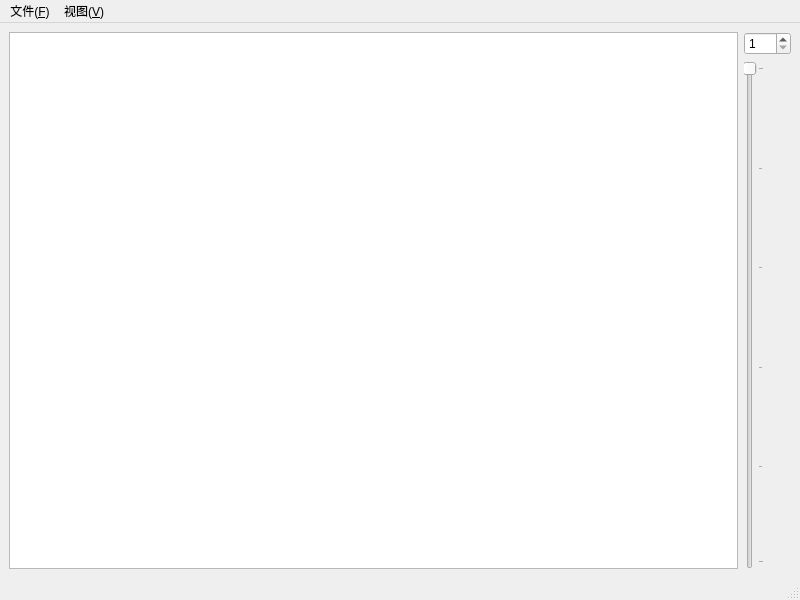
<?xml version="1.0" encoding="UTF-8"?>
<ui version="4.0">
 <class>MainWindow</class>
 <widget class="QMainWindow" name="MainWindow">
  <property name="geometry">
   <rect>
    <x>0</x>
    <y>0</y>
    <width>800</width>
    <height>600</height>
   </rect>
  </property>
  <property name="windowTitle">
   <string>肺癌转移识别系统</string>
  </property>
  <widget class="QWidget" name="centralwidget">
   <layout class="QHBoxLayout" name="horizontalLayout">
    <item>
     <widget class="QGraphicsView" name="imageView"/>
    </item>
    <item>
     <layout class="QVBoxLayout" name="verticalLayout">
      <item>
       <widget class="QSpinBox" name="imageSpinBox">
        <property name="minimum">
         <number>1</number>
        </property>
        <property name="maximum">
         <number>100</number>
        </property>
       </widget>
      </item>
      <item>
       <widget class="QSlider" name="imageSlider">
        <property name="minimum">
         <number>1</number>
        </property>
        <property name="maximum">
         <number>100</number>
        </property>
        <property name="singleStep">
         <number>5</number>
        </property>
        <property name="orientation">
         <enum>Qt::Vertical</enum>
        </property>
        <property name="invertedAppearance">
         <bool>true</bool>
        </property>
        <property name="tickPosition">
         <enum>QSlider::TicksBelow</enum>
        </property>
        <property name="tickInterval">
         <number>20</number>
        </property>
       </widget>
      </item>
     </layout>
    </item>
   </layout>
  </widget>
  <widget class="QMenuBar" name="menubar">
   <property name="geometry">
    <rect>
     <x>0</x>
     <y>0</y>
     <width>800</width>
     <height>36</height>
    </rect>
   </property>
   <widget class="QMenu" name="menu_F">
    <property name="title">
     <string>文件(&amp;F)</string>
    </property>
    <addaction name="openAction"/>
    <addaction name="labelAction"/>
    <addaction name="separator"/>
    <addaction name="exitAction"/>
   </widget>
   <widget class="QMenu" name="menu_V">
    <property name="title">
     <string>视图(&amp;V)</string>
    </property>
    <addaction name="setWindowAction"/>
    <addaction name="triggerLungSeg"/>
    <addaction name="predictAction"/>
   </widget>
   <addaction name="menu_F"/>
   <addaction name="menu_V"/>
  </widget>
  <widget class="QStatusBar" name="statusBar"/>
  <action name="openAction">
   <property name="icon">
    <iconset theme="document-open">
     <normaloff>.</normaloff>.</iconset>
   </property>
   <property name="text">
    <string>打开DICOM(&amp;O)</string>
   </property>
   <property name="statusTip">
    <string>选择文件夹，加载其中的DICOM序列</string>
   </property>
  </action>
  <action name="labelAction">
   <property name="icon">
    <iconset theme="document-open">
     <normaloff>.</normaloff>.</iconset>
   </property>
   <property name="text">
    <string>打开标签文件(&amp;L)</string>
   </property>
   <property name="statusTip">
    <string>打开对应的标签文件</string>
   </property>
  </action>
  <action name="exitAction">
   <property name="icon">
    <iconset theme="application-exit">
     <normaloff>.</normaloff>.</iconset>
   </property>
   <property name="text">
    <string>退出(&amp;Q)</string>
   </property>
   <property name="statusTip">
    <string>退出程序</string>
   </property>
  </action>
  <action name="setWindowAction">
   <property name="icon">
    <iconset theme="view-refresh">
     <normaloff>.</normaloff>.</iconset>
   </property>
   <property name="text">
    <string>设置窗位与窗宽(&amp;W)</string>
   </property>
   <property name="statusTip">
    <string>设置窗位与窗宽值，并重新处理图像</string>
   </property>
  </action>
  <action name="triggerLungSeg">
   <property name="checkable">
    <bool>true</bool>
   </property>
   <property name="text">
    <string>提取肺实质</string>
   </property>
  </action>
  <action name="predictAction">
   <property name="text">
    <string>选取区域并识别</string>
   </property>
  </action>
 </widget>
 <resources/>
 <connections>
  <connection>
   <sender>exitAction</sender>
   <signal>triggered()</signal>
   <receiver>MainWindow</receiver>
   <slot>close()</slot>
   <hints>
    <hint type="sourcelabel">
     <x>-1</x>
     <y>-1</y>
    </hint>
    <hint type="destinationlabel">
     <x>399</x>
     <y>299</y>
    </hint>
   </hints>
  </connection>
  <connection>
   <sender>labelAction</sender>
   <signal>triggered()</signal>
   <receiver>MainWindow</receiver>
   <slot>on_openLabel()</slot>
   <hints>
    <hint type="sourcelabel">
     <x>-1</x>
     <y>-1</y>
    </hint>
    <hint type="destinationlabel">
     <x>399</x>
     <y>299</y>
    </hint>
   </hints>
  </connection>
  <connection>
   <sender>setWindowAction</sender>
   <signal>triggered()</signal>
   <receiver>MainWindow</receiver>
   <slot>on_setWindow()</slot>
   <hints>
    <hint type="sourcelabel">
     <x>-1</x>
     <y>-1</y>
    </hint>
    <hint type="destinationlabel">
     <x>399</x>
     <y>299</y>
    </hint>
   </hints>
  </connection>
  <connection>
   <sender>imageSlider</sender>
   <signal>valueChanged(int)</signal>
   <receiver>MainWindow</receiver>
   <slot>on_sliceChanged(int)</slot>
   <hints>
    <hint type="sourcelabel">
     <x>736</x>
     <y>325</y>
    </hint>
    <hint type="destinationlabel">
     <x>399</x>
     <y>299</y>
    </hint>
   </hints>
  </connection>
  <connection>
   <sender>imageSpinBox</sender>
   <signal>valueChanged(int)</signal>
   <receiver>MainWindow</receiver>
   <slot>on_sliceChanged(int)</slot>
   <hints>
    <hint type="sourcelabel">
     <x>758</x>
     <y>61</y>
    </hint>
    <hint type="destinationlabel">
     <x>399</x>
     <y>299</y>
    </hint>
   </hints>
  </connection>
  <connection>
   <sender>predictAction</sender>
   <signal>triggered()</signal>
   <receiver>MainWindow</receiver>
   <slot>on_predict()</slot>
   <hints>
    <hint type="sourcelabel">
     <x>-1</x>
     <y>-1</y>
    </hint>
    <hint type="destinationlabel">
     <x>399</x>
     <y>299</y>
    </hint>
   </hints>
  </connection>
  <connection>
   <sender>openAction</sender>
   <signal>triggered()</signal>
   <receiver>MainWindow</receiver>
   <slot>on_openDICOM()</slot>
   <hints>
    <hint type="sourcelabel">
     <x>-1</x>
     <y>-1</y>
    </hint>
    <hint type="destinationlabel">
     <x>399</x>
     <y>299</y>
    </hint>
   </hints>
  </connection>
 </connections>
</ui>
